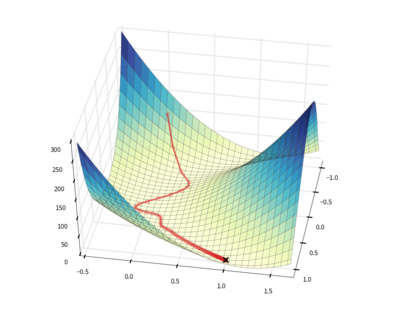

This figure's Python source:
import climate
import downhill
import matplotlib.pyplot as plt
from mpl_toolkits.mplot3d import Axes3D
import numpy as np
import theano

climate.enable_default_logging()

x = theano.shared(np.array([-1, 0], 'f'), name='x')

opt = downhill.build(
    'nag',
    loss=(100 * (x[1:] - x[:-1] ** 2) ** 2 + (1 - x[:-1]) ** 2).sum(),
    params=[x],
    inputs=[],
    monitors=[('x', x[:-1].sum()), ('y', x[1:].sum())],
    monitor_gradients=True)

xs, ys, loss = [], [], []
for tm, _ in opt.iterate([[]],
                         learning_rate=0.001,
                         momentum=0.95,
                         max_gradient_norm=100):
    xs.append(tm['x'])
    ys.append(tm['y'])
    loss.append(tm['loss'])
    if len(loss) == 300:
        break

ax = plt.axes(projection='3d')

c = '#d62728'
ax.plot(xs, ys, zs=loss, linestyle='-',
        marker='o', color=c, mec=c, mfc='none',
        lw=3, mew=0.5, markersize=7, alpha=0.7)

X, Y = np.meshgrid(np.linspace(-1.1, 1.1, 127), np.linspace(-0.5, 1.7, 127))
Z = 100 * (Y - X ** 2) ** 2 + (1 - X) ** 2
ax.plot_surface(X, Y, Z, cmap='YlGnBu', lw=0, rstride=4, cstride=4, alpha=0.9)
ax.plot_wireframe(X, Y, Z, lw=0.5, rstride=4, cstride=4, color='#333333', alpha=0.7)
ax.plot([1], [1], zs=[1], marker='x', mew=3, markersize=10, color='#111111')

ax.set_xlim(-1.1, 1.1)
ax.set_ylim(-0.5, 1.7)
ax.view_init(azim=10, elev=45)

ax.w_xaxis.set_pane_color((1, 1, 1, 1))
ax.w_yaxis.set_pane_color((1, 1, 1, 1))
ax.w_zaxis.set_pane_color((1, 1, 1, 1))

plt.savefig('rosenbrock-nag.png')
plt.show()
